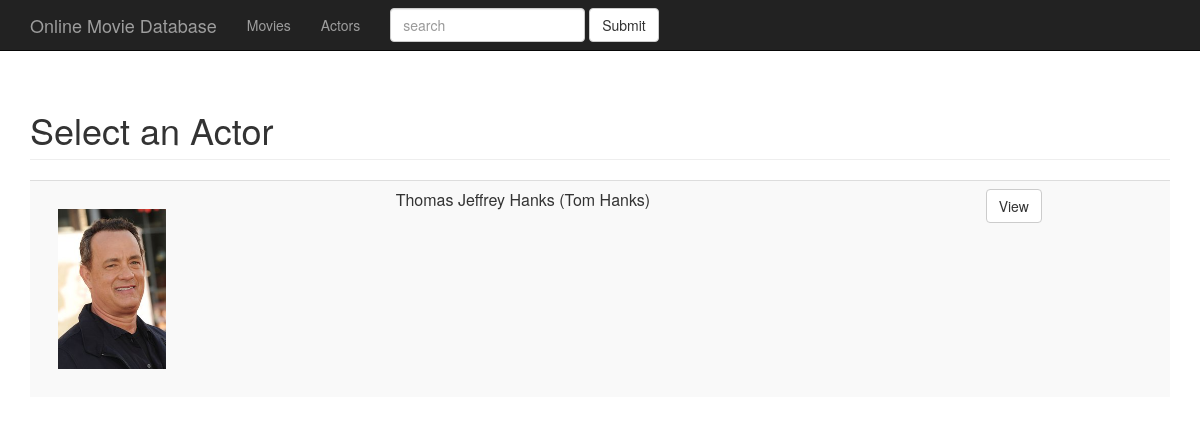
Before: /actors with the older database file.
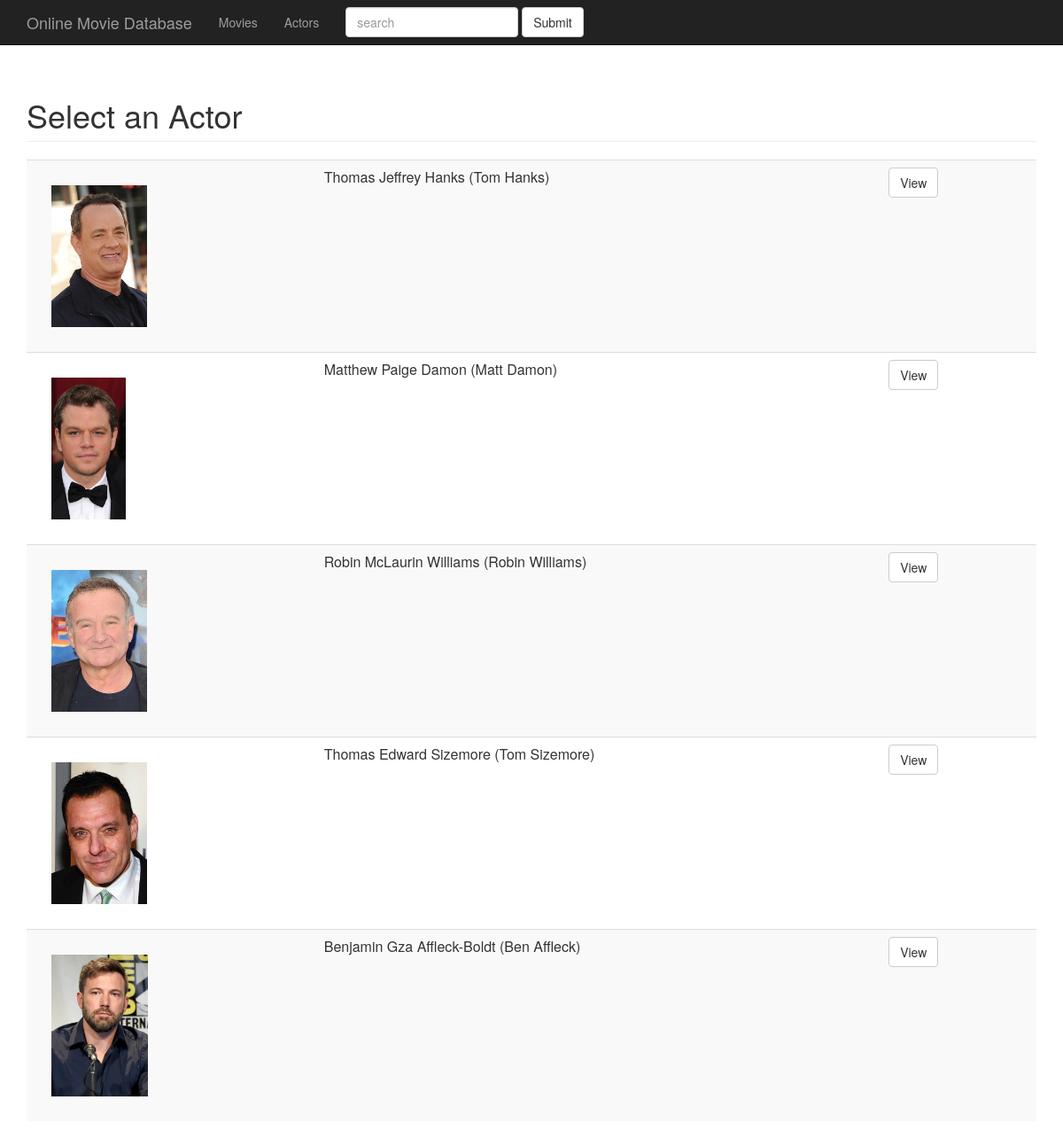
After: the same page with the newer database file.
### tables this page shows
CREATE TABLE actor
(id INT PRIMARY KEY, first_name text, last_name text, birth_name text, biography text, date_of_birth text, date_of_death text, picture text);

### index.py (the view)
@app.route('/actors')
def actors():
  this_route = url_for('actors')
  app.logger.info("Select Actor Page" + this_route)
  try:
    db = get_db()
    cursor = db.execute('''SELECT rowid, first_name, last_name, birth_name, picture FROM actor ''')
    actors = [dict(id=row[0], first_name=row[1], last_name=row[2],
    birth_name=row[3], picture=row[4]) for row in cursor.fetchall()]
    return render_template('actor.html', actors = actors)
  except Exception, e:
    app.logger.error(e)

### index.py (called while the page is built, shortened)
@login_manager.request_loader
def load_user(request):
  token = request.headers.get('Authorisation')
  if token is None:
    token = request.args.get('token')
  return None

def get_db():
  db = getattr(g, 'db', None)
  if  db is None:
        db = sqlite3.connect(MovieDB)
        g.db = db
  return db

@app.teardown_appcontext
def close_db_connection(exception):
    db = getattr(g, 'db', None)
    if db is not None:
      db.close()

### templates/actor.html (shortened to what this page needs)
{% extends "baseTemplate.html" %}
{% block content %}
<div class="container">
  <h1 class="page-header">Select an Actor</h1>
  <div class="table-responsive">
    <table class="movies table table-striped table-hover table-responsive">
    {% for actor in actors %}
      <tr>
        <td><img src="{{ actor.picture }}" height="200px"></td>
        <td>{{ actor.birth_name+" ("+actor.first_name+ " "  +actor.last_name+")" }}</td>
        <td><a class="btn btn-default" href="{{
        url_for('selected_actor')+"?actorid="+actor.id|string }}">View</a><td>
      </tr>
    {% endfor %}
    </table>
  </div>
</div>
{% endblock %}

### templates/baseTemplate.html (shortened to what this page needs)
<html>
  <head>
    <link href="{{ url_for('static', filename='css/movie.css') }}"
    rel="stylesheet"/>
    <link href="{{ url_for('static', filename='css/bootstrap.min.css') }}"
    rel="stylesheet"/>
    <link rel="stylesheet" href="https://ajax.googleapis.com/ajax/libs/jqueryui/1.12.1/themes/smoothness/jquery-ui.css">
  </head>
  <body>
    <nav class="navbar navbar-inverse navbar-fixed-top">
      <div class="container">
        <div class="navbar-header">
        <a class="navbar-brand" href="/">Online Movie Database</a>
        </div>
        <div id="navbar" class"collapse navbar-collapse">
          <ul class="nav navbar-nav">
            <li><a href="{{ url_for('movies') }}">Movies</a></li>
            <li><a href="{{ url_for('actors') }}">Actors</a></li>
          </ul>
          <form class="navbar-form navbar-left">
            <div class="form-group">
              <input id="search" type="text" class="form-control" placeholder="search">
              <button id="search_button" type="submit" class="btn btn-default">Submit</button>
            </div>
          </form>
        </div>
      </div>
    </nav>
    <div class="content">
        {% block content %}
        {% endblock %}
    </div>
  </body>
</html>

### static/css/movie.css (style rules this page uses)
body { padding-top:70px; }
img { float:left; padding:20px; }

Changed rows visible on the page:
added actor: picture (picture), birth_name+first_name+last_name "Matthew Paige Damon (Matt Damon)"
added actor: picture (picture), birth_name+first_name+last_name "Robin McLaurin Williams (Robin Williams)"
added actor: picture (picture), birth_name+first_name+last_name "Thomas Edward Sizemore (Tom Sizemore)"
added actor: picture (picture), birth_name+first_name+last_name "Benjamin Gza Affleck-Boldt (Ben Affleck)"
